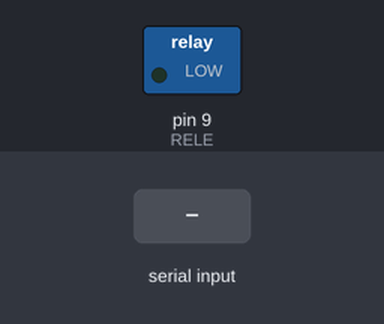
A sketch run on a simulated Arduino Uno, built with avr-gcc and run on an emulated ATmega328P. Parts: switched loads named in the sketch (green lamp = pin HIGH). The test bench sets the inputs (shaded band).

Above: at 1.2 s.
1.3 s: "ligar" received over Serial
At 3.5 s:
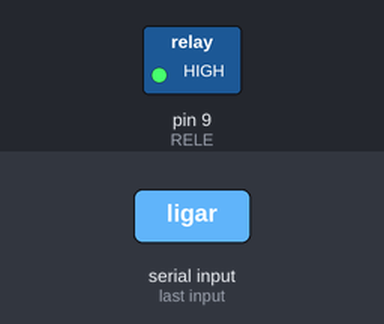
3.8 s: "desligar" received over Serial
At 5.8 s:
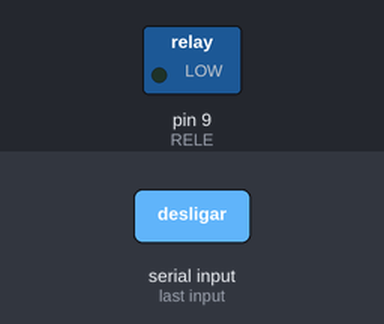
Timing chart, 0 to 7.3 s (numbered marks = the images above; inputs shaded):
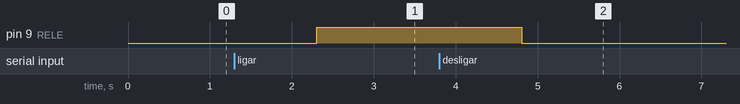

The sketch:

LampadaRELE.ino
```cpp
const int RELE = 9;

void setup() {
  pinMode(RELE, OUTPUT);
  Serial.begin(9600);
}

void loop() {
  String opcao = Serial.readString();

  if(opcao && opcao != ""){
    if(opcao == "ligar"){
      digitalWrite(RELE, HIGH);
    }
    else if(opcao == "desligar"){
      digitalWrite(RELE, LOW);
    }
    else{
      Serial.print("Comando Invalido");
      Serial.println(opcao);
    }
  }
}
```

Measured:
- after the input at 1.3 s, pin 9 (RELE): LOW → HIGH after 1.0 s
- after the input at 3.8 s, pin 9 (RELE): HIGH → LOW after 1.0 s
